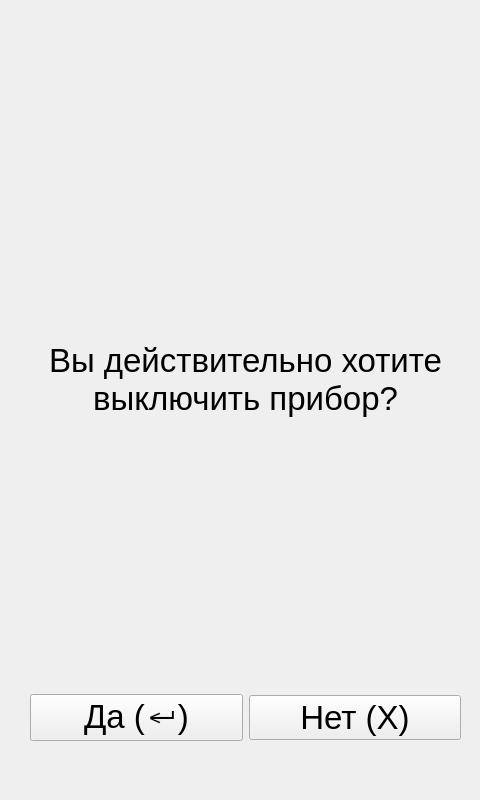
<?xml version="1.0" encoding="UTF-8"?>
<ui version="4.0">
 <class>ExitWindow</class>
 <widget class="QWidget" name="ExitWindow">
  <property name="geometry">
   <rect>
    <x>0</x>
    <y>0</y>
    <width>480</width>
    <height>800</height>
   </rect>
  </property>
  <property name="minimumSize">
   <size>
    <width>480</width>
    <height>800</height>
   </size>
  </property>
  <property name="maximumSize">
   <size>
    <width>480</width>
    <height>800</height>
   </size>
  </property>
  <property name="windowTitle">
   <string>Form</string>
  </property>
  <widget class="QWidget" name="verticalLayoutWidget">
   <property name="geometry">
    <rect>
     <x>30</x>
     <y>70</y>
     <width>431</width>
     <height>671</height>
    </rect>
   </property>
   <layout class="QVBoxLayout" name="verticalLayout" stretch="6,1">
    <property name="sizeConstraint">
     <enum>QLayout::SetNoConstraint</enum>
    </property>
    <item>
     <widget class="QLabel" name="label">
      <property name="font">
       <font>
        <pointsize>25</pointsize>
       </font>
      </property>
      <property name="text">
       <string>Вы действительно хотите
выключить прибор?</string>
      </property>
      <property name="alignment">
       <set>Qt::AlignCenter</set>
      </property>
     </widget>
    </item>
    <item>
     <layout class="QHBoxLayout" name="horizontalLayout">
      <item>
       <widget class="QPushButton" name="YesBtn">
        <property name="font">
         <font>
          <pointsize>25</pointsize>
         </font>
        </property>
        <property name="text">
         <string>Да (↵)</string>
        </property>
       </widget>
      </item>
      <item>
       <widget class="QPushButton" name="NoBtn">
        <property name="font">
         <font>
          <pointsize>25</pointsize>
         </font>
        </property>
        <property name="text">
         <string>Нет (Х)</string>
        </property>
       </widget>
      </item>
     </layout>
    </item>
   </layout>
  </widget>
 </widget>
 <resources/>
 <connections/>
</ui>
